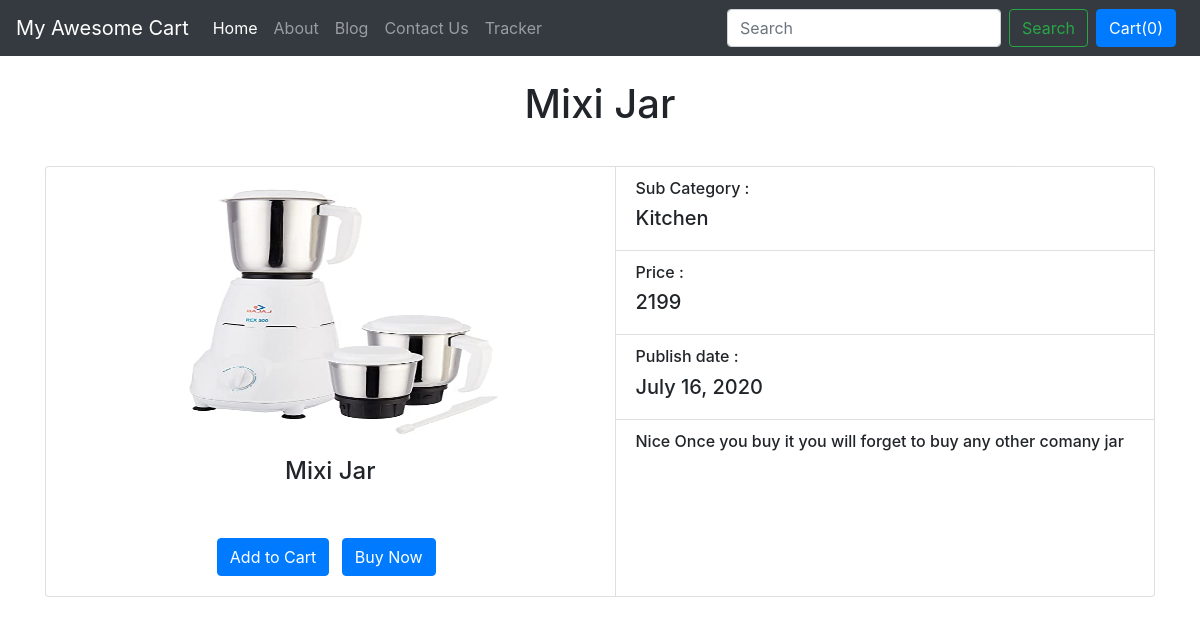
The app's page /shop/products/7 with its own data.
### shop/models.py (models this page shows, shortened)
class Product(models.Model):
    product_id=models.AutoField
    product_name=models.CharField(max_length=30, default="")
    category=models.CharField(max_length=50, default="")
    subcategory=models.CharField(max_length=50, default="")
    desc=models.CharField(max_length=300, default="")
    price=models.IntegerField(default=0)
    pub_date =models.DateField()
    image=models.ImageField(upload_to="shop/images", default="")

### shop/views.py (the view)
# urls.py: path('products/<int:myid>',views.prodview, name="shopprodview"),
def prodview(request,myid):
    product = Product.objects.filter(id=myid)
    param={'product':product}
    return render(request, 'shop/prodview.html',param)

### shop/templates/shop/prodview.html (shortened to what this page needs)
{% extends 'shop/basic.html' %}
{% block body%}
<br>
<div class="container">
    <h1>{{product.0.product_name}}</h1>
    <div class="card-group">
        <div class="card col sm-4 m" style="width: 18rem;">
          <img src="/media/{{product.0.image}}" class="card-img-top" alt="...">
          <div class="card-body">
            <h4 class="card-title">{{product.0.product_name}}</h4>
          </div>
          <div class="card-body">
            <button id="pr{{product.0.id}}" class="btn btn-primary cart">Add to Cart</button>
            <a href="/shop/" class="btn btn-primary mx-2 my-0" role="button">Buy Now</a>
          </div>
        </div>
        <div class="card" style="width: 18rem;">
          <ul class="list-group list-group-flush">
              <li class="list-group-item"><h6>Sub Category :</h6><h5>{{product.0.subcategory}}</h5></li>
              <li class="list-group-item"><h6>Price :</h6><h5>{{product.0.price}}</h5></li>
              <li class="list-group-item"><h6>Publish date :</h6><h5>{{product.0.pub_date}}</h5></li>
              <li class="list-group-item"><h6>{{product.0.desc}}</h6></li>
          </ul>
        </div>
    </div>
</div>
{% endblock %}

### records on screen
Product: product_name "Mixi Jar", image (picture), subcategory "Kitchen", price "2199", pub_date "July 16, 2020", desc "Nice Once you buy it you will forget to buy any other comany jar"
